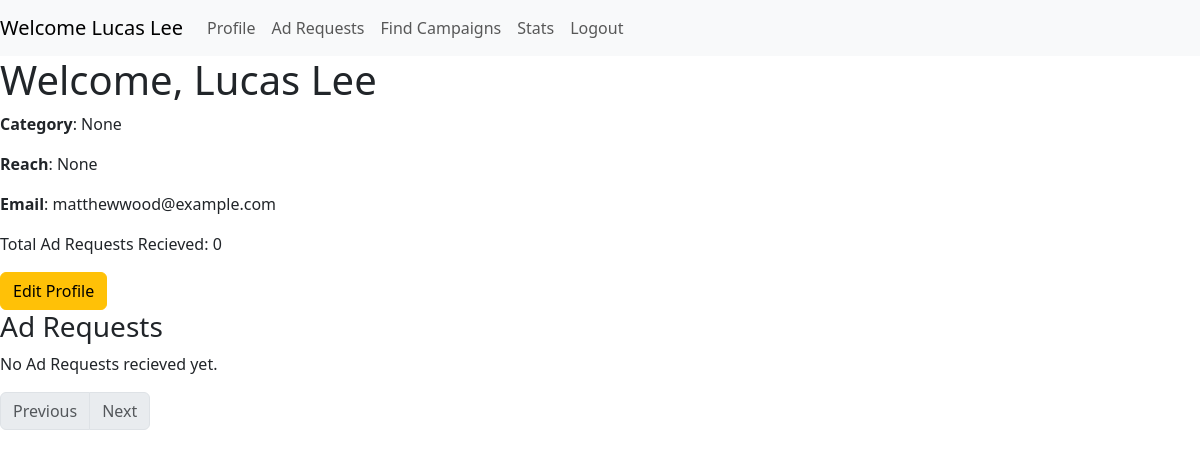
/influencer/ (signed in), run on the app's committed database.
### components/models.py (models this page shows)
class User(db.Model, UserMixin):
    __tablename__ = "user"
    id = db.Column(db.Integer, primary_key=True, unique = True, nullable=False)
    role = db.Column(db.String, nullable=False)
    name = db.Column(db.String, nullable=False)
    email = db.Column(db.String, nullable=False, unique = True)
    password = db.Column(db.String, nullable=False)
    industry = db.Column(db.String)
    category = db.Column(db.String)
    reach = db.Column(db.Float)
    created_on = db.Column(db.Date, nullable=False)
    campaigns = db.relationship('Campaign', back_populates = 'sponsor')
    ad_requests = db.relationship('Ad_request', back_populates = 'influencer')

### app.py (the view, shortened to what this page needs)
@app.route('/influencer/', methods=['GET', 'POST'])
@login_required
def influencer_dashboard():
    influencer = current_user
    form_id = request.form.get('form_id')
    page = request.args.get('page', 1, type=int)
    error = request.args.get('error', '')
    ad_requests = get_influencer_ad_requests(influencer.id, page)
    flag = get_flag(influencer.id, influencer.role)
    if request.method == 'GET':
        return render_template('influencer_dashboard.html', influencer=influencer, ad_requests=ad_requests, error=error, flag=flag)

### app.py (called while the page is built)
@login_manager.user_loader
def load_user(user_id):
    user = User.query.get(user_id)
    return user

### components/ad_request.py (called while the page is built)
def get_influencer_ad_requests(influencer_id, page):
    if page == -1:
        ad_requests = Ad_request.query.filter_by(influencer_id=influencer_id).all()
        return ad_requests
    ad_requests = Ad_request.query.filter_by(influencer_id=influencer_id).paginate(page=page, per_page=5, error_out=False)
    return ad_requests

### components/flag.py (called while the page is built)
def get_flag(type_id, type):
    flag = Flagged.query.filter_by(type_id=type_id, type=type).first()
    return flag

### templates/influencer_dashboard.html (shortened to what this page needs)
<!DOCTYPE HTML>
<html>
    <head>
        <link href="https://cdn.jsdelivr.net/npm/bootstrap@5.3.3/dist/css/bootstrap.min.css" rel="stylesheet">
    </head>
    <body style="margin-top:56px">
        <nav class="navbar navbar-expand-lg navbar-light bg-light fixed-top">
            <a class="navbar-brand" href="#">Welcome {{ influencer.name }}</a>
            <div class="collapse navbar-collapse" id="navbarSupportedContent">
              <ul class="navbar-nav mr-auto">
                <li class="nav-item active">
                  <a class="nav-link" href="#Profile">Profile</a>
                </li>
                <li class="nav-item">
                  <a class="nav-link" href="#Ad_Requests">Ad Requests</a>
                </li>
                <li class="nav-item">
                    {% if flag %}
                    <a class="nav-link" disabled>Find Campaigns</a>
                    {% else %}
                    <a class="nav-link" href="{{ url_for('search') }}">Find Campaigns</a>
                    {% endif %}
                </li>
                <li class="nav-item">
                    {% if flag %}
                    <a class="nav-link" disabled>Stats</a>
                    {% else %}
                    <a class="nav-link" href="{{ url_for('stats') }}">Stats</a>
                    {% endif %}
                </li>
                <li class="nav-item">
                    <a class="nav-link" href="{{ url_for('logout') }}">Logout</a>
                </li>
              </ul>
            </div>
        </nav>
        <div id="Profile">
            <h1>Welcome, {{ influencer.name }}</h1>
            <p><b>Category</b>: {{ influencer.category }}</p>
            <p><b>Reach</b>: {{ influencer.reach }}</p>
            <p><b>Email</b>: {{ influencer.email }}</p>
            <p>Total Ad Requests Recieved: {{ ad_requests.total }}</p>
            <button type="button" class="btn btn-warning" data-bs-toggle="modal" data-bs-target="#editProfileModal">
                Edit Profile
            </button>
        </div>
        {% if not flag %}
        <div id="Ad_Requests">
            <h3>Ad Requests</h3>
            {% if ad_requests.items | length == 0 %}
                <p>No Ad Requests recieved yet.</p>
            {% else %}
                <br>
            {% endif %}
            <nav aria-label="Page navigation example">
                <ul class="pagination">
                    {% if ad_requests.has_prev %}
                    <li class="page-item">
                        <a class="page-link" href="/influencer?page={{ ad_requests.prev_num }}">Previous</a>
                    </li>
                    {% else %}
                    <li class="page-item disabled"><span class="page-link">Previous</span></li>
                    {% endif %}
                    {% if ad_requests.has_next %}
                    <li class="page-item">
                        <a class="page-link" href="/influencer?page={{ ad_requests.next_num }}">Next</a>
                    </li>
                    {% else %}
                    <li class="page-item disabled"><span class="page-link">Next</span></li>
                    {% endif %}
                </ul>
            </nav>
        </div>
        {% endif %}
    </body>
</html>

### data on the page
User: name "Lucas Lee", category "None", reach "None", email "matthewwood@example.com"

### other printed values
{{ ad_requests.total }} "0"
